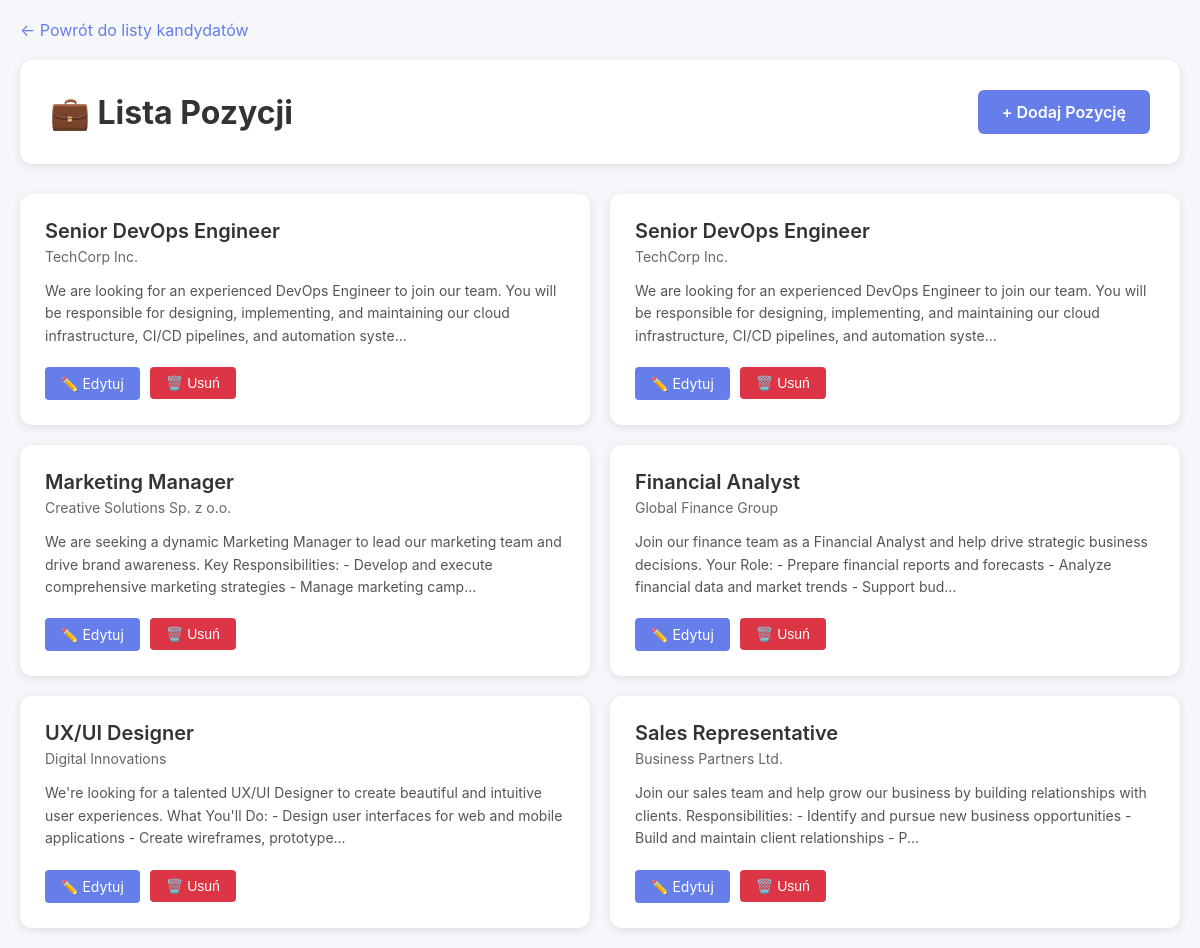
Page /positions on the committed database.
### tables this page shows
CREATE TABLE positions (
            id INTEGER PRIMARY KEY AUTOINCREMENT,
            title TEXT NOT NULL,
            company TEXT NOT NULL,
            description TEXT,
            created_at TIMESTAMP DEFAULT CURRENT_TIMESTAMP
        );

### app.py (the view)
@app.route('/positions')
def positions_list():
    positions = get_all_positions()
    return render_template('positions_list.html', positions=positions)

### database/models.py (called while the page is built)
def get_db_path() -> Path:
    db_dir = Path('data')
    db_dir.mkdir(exist_ok=True)
    return db_dir / 'hr_database.db'

def get_db() -> sqlite3.Connection:
    db_path = get_db_path()
    conn = sqlite3.connect(str(db_path))
    conn.row_factory = sqlite3.Row
    return conn

def get_all_positions() -> List[Position]:
    conn = get_db()
    cursor = conn.cursor()
    cursor.execute('SELECT * FROM positions ORDER BY created_at DESC')
    rows = cursor.fetchall()
    conn.close()
    positions = []
    for row in rows:
        positions.append(Position(
            id=row['id'],
            title=row['title'],
            company=row['company'],
            description=row['description'],
            created_at=datetime.fromisoformat(row['created_at']) if row['created_at'] else None
        ))
    return positions

### templates/positions_list.html (shortened to what this page needs)
<!DOCTYPE html>
<html lang="pl">
<head>
</head>
<body>
    <div class="container">
        <a href="{{ url_for('index') }}" class="btn-back">← Powrót do listy kandydatów</a>
        <div class="header">
            <h1>💼 Lista Pozycji</h1>
            <a href="{{ url_for('add_position') }}" class="btn-add">+ Dodaj Pozycję</a>
        </div>
        {% if positions %}
        <div class="positions-grid">
            {% for position in positions %}
            <div class="position-card">
                <div class="position-header">
                    <div>
                        <div class="position-title">{{ position.title }}</div>
                        <div class="position-company">{{ position.company }}</div>
                    </div>
                </div>
                <div class="position-description">
                    {{ position.description[:200] }}{% if position.description|length > 200 %}...{% endif %}
                </div>
                <div class="position-actions">
                    <a href="{{ url_for('edit_position', position_id=position.id) }}" class="btn-edit">✏️ Edytuj</a>
                    <form action="{{ url_for('delete_position_route', position_id=position.id) }}" method="post" style="display: inline;" onsubmit="return confirm('Czy na pewno chcesz usunąć tę pozycję?');">
                        <button type="submit" class="btn-delete">🗑️ Usuń</button>
                    </form>
                </div>
            </div>
            {% endfor %}
        </div>
        {% endif %}
    </div>
</body>
</html>

### templates/positions_list.html (style rules this page uses)
* { margin: 0; padding: 0; box-sizing: border-box; }
body { font-family: -apple-system, BlinkMacSystemFont, 'Segoe UI', Roboto, Oxygen, Ubuntu, Cantarell, sans-serif; background: #f5f7fa; padding: 20px; }
.container { max-width: 1400px; margin: 0 auto; }
.header { background: white; padding: 30px; border-radius: 12px; box-shadow: 0 2px 10px rgba(0,0,0,0.1); margin-bottom: 30px; display: flex; justify-content: space-between; align-items: center; }
h1 { color: #333; font-size: 32px; }
.btn-add { padding: 12px 24px; background: #667eea; color: white; text-decoration: none; border-radius: 6px; font-weight: 600; transition: background 0.3s; }
.positions-grid { display: grid; grid-template-columns: repeat(auto-fill, minmax(400px, 1fr)); gap: 20px; }
.position-card { background: white; border-radius: 12px; box-shadow: 0 2px 10px rgba(0,0,0,0.1); padding: 25px; transition: transform 0.2s, box-shadow 0.2s; }
.position-header { display: flex; justify-content: space-between; align-items: start; margin-bottom: 15px; }
.position-title { font-size: 20px; font-weight: 600; color: #333; margin-bottom: 5px; }
.position-company { color: #666; font-size: 14px; }
.position-description { color: #555; font-size: 14px; line-height: 1.6; margin-bottom: 20px; max-height: 150px; overflow: hidden; text-overflow: ellipsis; }
.position-actions { display: flex; gap: 10px; }
.btn-edit { padding: 8px 16px; background: #667eea; color: white; text-decoration: none; border-radius: 4px; font-size: 14px; transition: background 0.3s; }
.btn-delete { padding: 8px 16px; background: #dc3545; color: white; border: none; border-radius: 4px; font-size: 14px; cursor: pointer; transition: background 0.3s; }
.btn-back { display: inline-block; margin-bottom: 20px; color: #667eea; text-decoration: none; }

### rows in the picture
positions: title "Senior DevOps Engineer", company "TechCorp Inc.", description "We are looking for an experienced DevOps Engineer to join our team. You will be responsible for designing, implementing, and maintaining our cloud infrastructure, CI/CD pipelines, and automation syste"
positions: title "Senior DevOps Engineer", company "TechCorp Inc.", description "We are looking for an experienced DevOps Engineer to join our team. You will be responsible for designing, implementing, and maintaining our cloud infrastructure, CI/CD pipelines, and automation syste"
positions: title "Marketing Manager", company "Creative Solutions Sp. z o.o.", description "We are seeking a dynamic Marketing Manager to lead our marketing team and drive brand awareness. Key Responsibilities: - Develop and execute comprehensive marketing strategies - Manage marketing camp"
positions: title "Financial Analyst", company "Global Finance Group", description "Join our finance team as a Financial Analyst and help drive strategic business decisions. Your Role: - Prepare financial reports and forecasts - Analyze financial data and market trends - Support bud"
positions: title "UX/UI Designer", company "Digital Innovations", description "We're looking for a talented UX/UI Designer to create beautiful and intuitive user experiences. What You'll Do: - Design user interfaces for web and mobile applications - Create wireframes, prototype"
positions: title "Sales Representative", company "Business Partners Ltd.", description "Join our sales team and help grow our business by building relationships with clients. Responsibilities: - Identify and pursue new business opportunities - Build and maintain client relationships - P"
